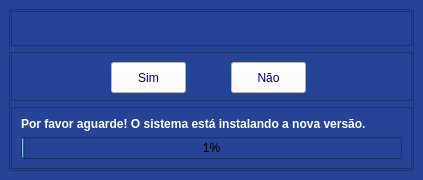
<?xml version="1.0" encoding="UTF-8"?>
<ui version="4.0">
 <class>Updating</class>
 <widget class="QMainWindow" name="Updating">
  <property name="geometry">
   <rect>
    <x>0</x>
    <y>0</y>
    <width>423</width>
    <height>180</height>
   </rect>
  </property>
  <property name="windowTitle">
   <string>MainWindow</string>
  </property>
  <property name="styleSheet">
   <string notr="true">background-color: rgb(38, 68, 149);</string>
  </property>
  <widget class="QWidget" name="centralwidget">
   <layout class="QGridLayout" name="gridLayout_2">
    <item row="0" column="0">
     <widget class="QFrame" name="frame">
      <property name="frameShape">
       <enum>QFrame::StyledPanel</enum>
      </property>
      <property name="frameShadow">
       <enum>QFrame::Raised</enum>
      </property>
      <layout class="QVBoxLayout" name="verticalLayout_2">
       <property name="leftMargin">
        <number>1</number>
       </property>
       <property name="topMargin">
        <number>1</number>
       </property>
       <property name="rightMargin">
        <number>1</number>
       </property>
       <property name="bottomMargin">
        <number>1</number>
       </property>
       <item>
        <widget class="QFrame" name="frame_2">
         <property name="minimumSize">
          <size>
           <width>0</width>
           <height>35</height>
          </size>
         </property>
         <property name="maximumSize">
          <size>
           <width>16777215</width>
           <height>35</height>
          </size>
         </property>
         <property name="frameShape">
          <enum>QFrame::StyledPanel</enum>
         </property>
         <property name="frameShadow">
          <enum>QFrame::Raised</enum>
         </property>
         <layout class="QGridLayout" name="gridLayout">
          <item row="0" column="0">
           <widget class="QLabel" name="lb_version">
            <property name="text">
             <string>&lt;html&gt;&lt;head/&gt;&lt;body&gt;&lt;p&gt;&lt;br/&gt;&lt;/p&gt;&lt;/body&gt;&lt;/html&gt;</string>
            </property>
           </widget>
          </item>
         </layout>
        </widget>
       </item>
       <item>
        <widget class="QFrame" name="frame_3">
         <property name="frameShape">
          <enum>QFrame::StyledPanel</enum>
         </property>
         <property name="frameShadow">
          <enum>QFrame::Raised</enum>
         </property>
         <widget class="QPushButton" name="bt_sim">
          <property name="geometry">
           <rect>
            <x>100</x>
            <y>10</y>
            <width>75</width>
            <height>31</height>
           </rect>
          </property>
          <property name="styleSheet">
           <string notr="true">QPushButton{
	background-color: rgb(255, 255, 255);
	color: rgb(0, 0, 127);
	font: 700 10pt &quot;Segoe UI&quot;;
}

QPushButton:hover{
	
	color: rgb(255, 255, 255);
	background-color:rgb(49,147,0)
}</string>
          </property>
          <property name="text">
           <string>Sim</string>
          </property>
         </widget>
         <widget class="QPushButton" name="bt_nao">
          <property name="geometry">
           <rect>
            <x>220</x>
            <y>10</y>
            <width>75</width>
            <height>31</height>
           </rect>
          </property>
          <property name="styleSheet">
           <string notr="true">QPushButton{
	background-color: rgb(255, 255, 255);
	color: rgb(0, 0, 127);
	
	font: 700 10pt &quot;Segoe UI&quot;;
}

QPushButton:hover{
	
	color: rgb(255, 255, 255);
	
	background-color: rgb(255, 0, 0);
}</string>
          </property>
          <property name="text">
           <string>Não</string>
          </property>
         </widget>
        </widget>
       </item>
       <item>
        <widget class="QFrame" name="frame_4">
         <property name="frameShape">
          <enum>QFrame::StyledPanel</enum>
         </property>
         <property name="frameShadow">
          <enum>QFrame::Raised</enum>
         </property>
         <layout class="QVBoxLayout" name="verticalLayout">
          <item>
           <widget class="QLabel" name="label_2">
            <property name="text">
             <string>&lt;html&gt;&lt;head/&gt;&lt;body&gt;&lt;p&gt;&lt;span style=&quot; font-weight:700; color:#ffffff;&quot;&gt;Por favor aguarde! O sistema está instalando a nova versão.&lt;/span&gt;&lt;/p&gt;&lt;/body&gt;&lt;/html&gt;</string>
            </property>
           </widget>
          </item>
          <item>
           <widget class="QProgressBar" name="progressBar_instalao">
            <property name="cursor">
             <cursorShape>ForbiddenCursor</cursorShape>
            </property>
            <property name="toolTip">
             <string>&lt;html&gt;&lt;head/&gt;&lt;body&gt;&lt;p&gt;&lt;span style=&quot; font-size:7pt; font-weight:700;&quot;&gt;O interrompimento da atualização, pode causar má funcionamento no sistema.&lt;/span&gt;&lt;/p&gt;&lt;/body&gt;&lt;/html&gt;</string>
            </property>
            <property name="value">
             <number>1</number>
            </property>
            <property name="alignment">
             <set>Qt::AlignCenter</set>
            </property>
            <property name="orientation">
             <enum>Qt::Horizontal</enum>
            </property>
            <property name="textDirection">
             <enum>QProgressBar::TopToBottom</enum>
            </property>
           </widget>
          </item>
         </layout>
        </widget>
       </item>
      </layout>
     </widget>
    </item>
   </layout>
  </widget>
 </widget>
 <resources/>
 <connections/>
</ui>
